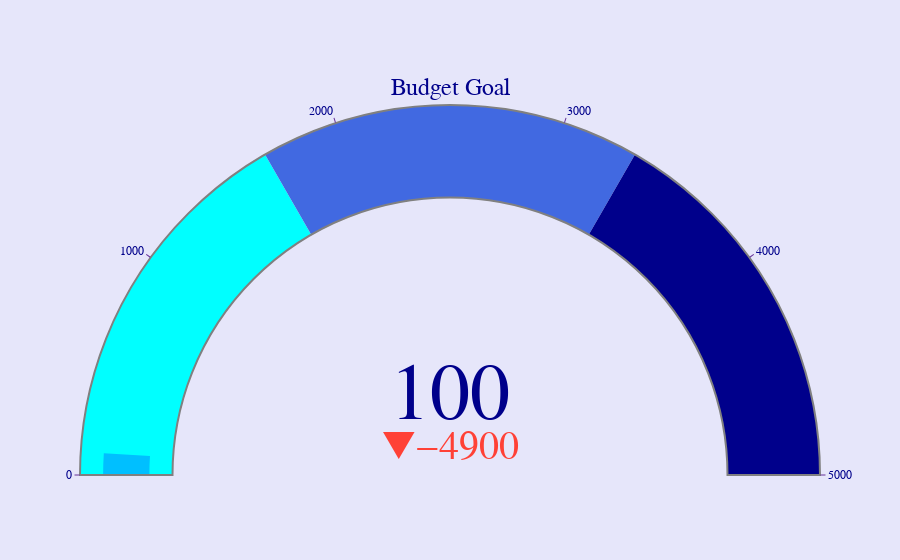

The cell this chart's notebook holds for it:
### Code cell
# withdraw money from the savings
fr1.withdraw_amount(200)

### Figure 1 — Plotly figure (JSON) as saved in the notebook; plotly's stock layout.template omitted (floating-point values rounded to 4 significant figures)
{"data": [{"delta": {"increasing": {"color": "RebeccaPurple"}, "reference": 5000}, "domain": {"x": [0, 1], "y": [0, 1]}, "gauge": {"axis": {"range": [null, 5000], "tickcolor": "RebeccaPurple", "tickwidth": 1}, "bar": {"color": "deepskyblue"}, "bgcolor": "white", "bordercolor": "gray", "borderwidth": 2, "steps": [{"color": "cyan", "range": [0, 1667.0]}, {"color": "royalblue", "range": [1667.0, 3333.0]}, {"color": "darkblue", "range": [3333.0, 5000]}]}, "mode": "gauge+number+delta", "title": {"font": {"size": 24}, "text": "Budget Goal"}, "type": "indicator", "value": 100}], "layout": {"autosize": true, "font": {"color": "darkblue", "family": "Arial"}, "paper_bgcolor": "lavender"}}
